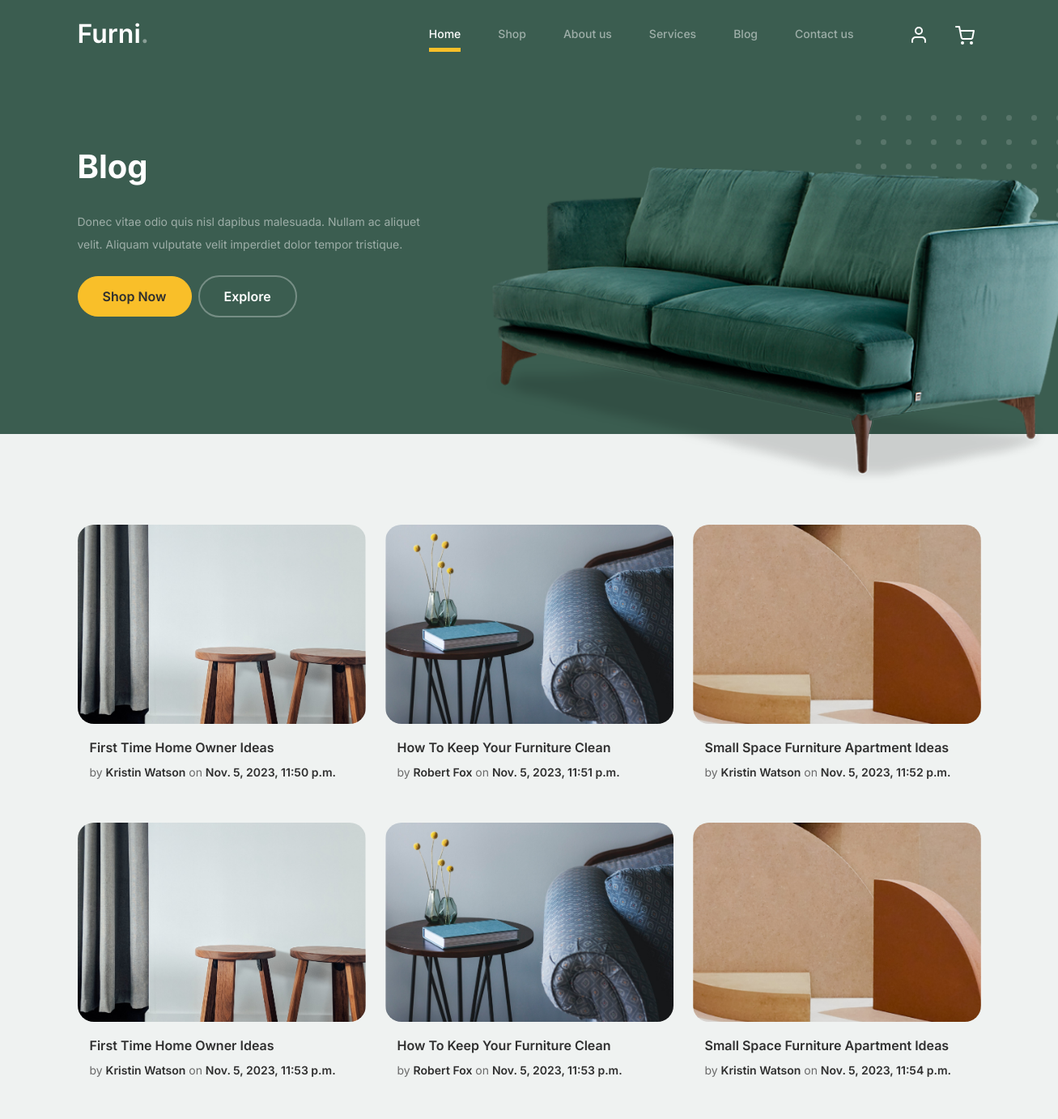
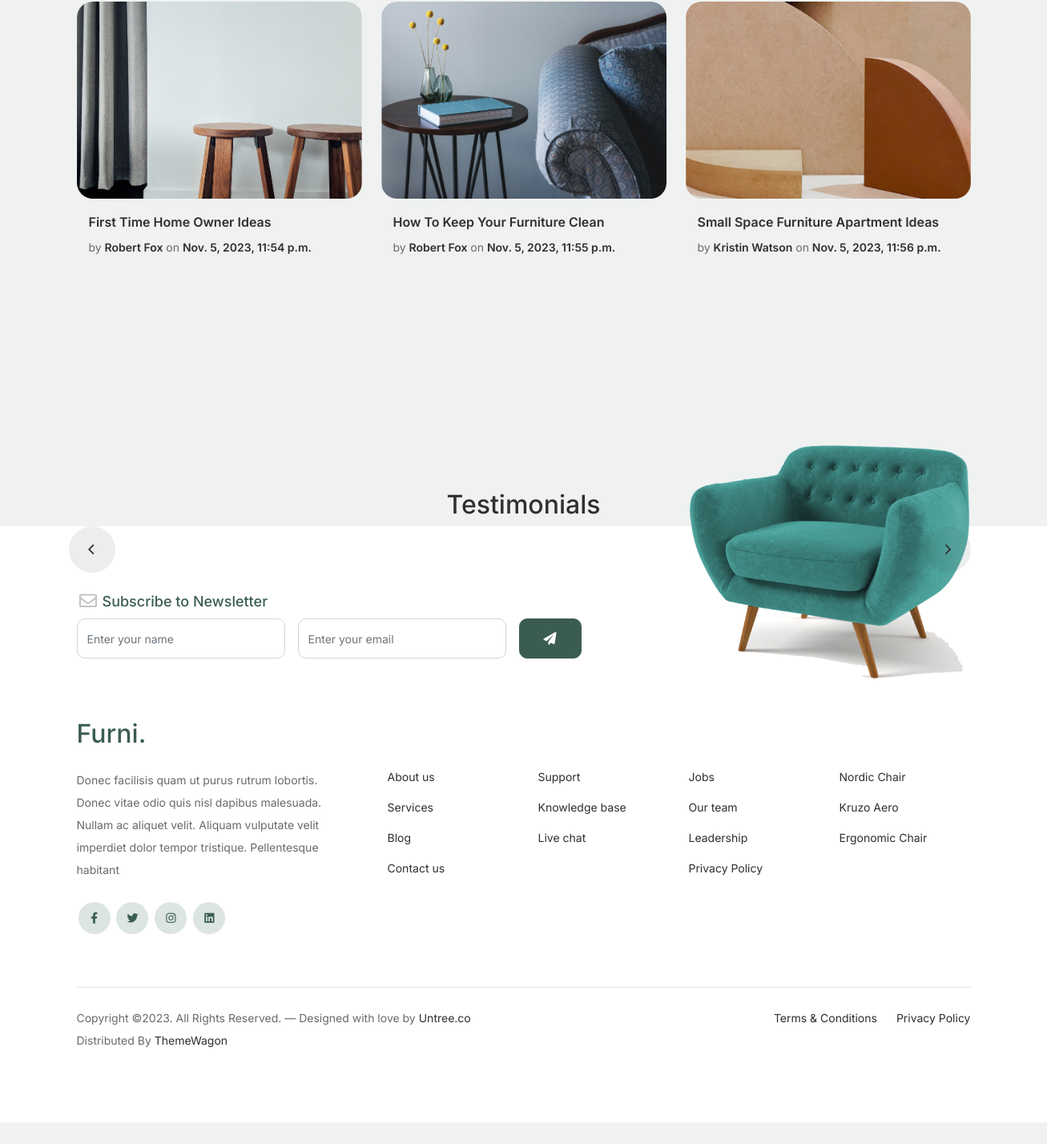
Page /blog on the committed database (2 pictures, top to bottom).
### app/models.py (models this page shows, shortened)
class Blog(models.Model):
    name = models.CharField(max_length=50, blank=False)
    title = models.CharField(max_length=100, blank=False)
    date = models.DateTimeField(auto_now=True)
    image = models.ImageField(upload_to='blogs', default='blogs.png')

### app/views.py (the view)
# urls.py: path('blog', views.blog, name="blog"),
def blog(request):
    blog = Blog.objects.all()
    site = SiteDescription.objects.all()[0]
    return render(request, 'blog.html', {'nav': 'blog', 'blogs':blog, 'site':site})

### app/templates/blog.html (shortened to what this page needs)
{% extends 'master.html' %}
{% load static %}
{% block main %}
			<div class="hero">
				<div class="container">
					<div class="row justify-content-between">
						<div class="col-lg-5">
							<div class="intro-excerpt">
								<h1>Blog</h1>
								<p class="mb-4">Donec vitae odio quis nisl dapibus malesuada. Nullam ac aliquet velit. Aliquam vulputate velit imperdiet dolor tempor tristique.</p>
								<p><a href="" class="btn btn-secondary me-2">Shop Now</a><a href="#" class="btn btn-white-outline">Explore</a></p>
							</div>
						</div>
						<div class="col-lg-7">
							<div class="hero-img-wrap">
								<img src="{% static 'images/couch.png' %}" class="img-fluid">
							</div>
						</div>
					</div>
				</div>
			</div>
		<div class="blog-section">
			<div class="container">
				<div class="row">
                    {% for x in blogs %}
                        <div class="col-12 col-sm-6 col-md-4 mb-5">
                                <div class="post-entry">
                                    <a href="#" class="post-thumbnail"><img src="/media/{{ x.image }}" alt="Image" class="img-fluid"></a>
                                    <div class="post-content-entry">
                                        <h3><a href="#">{{ x.title }}</a></h3>
                                        <div class="meta">
                                            <span>by <a href="#">{{ x.name }}</a></span> <span>on <a href="#">{{ x.date }}</a></span>
                                        </div>
                                    </div>
                                </div>
                            </div>
                    {% endfor %}
                </div>
			</div>
		</div>
{% endblock %}

### app/templates/master.html (shortened to what this page needs)
{% load static %}
<!doctype html>
<html lang="en">
<head>
		<link href="{% static "css/bootstrap.min.css" %}" rel="stylesheet">
        <link href="https://cdnjs.cloudflare.com/ajax/libs/font-awesome/6.0.0-beta3/css/all.min.css"  rel="stylesheet">
		<link href="{% static "css/tiny-slider.css" %}" rel="stylesheet">
		<link href="{% static "css/style.css" %}" rel="stylesheet">
	</head>
<body>
		<nav class="custom-navbar navbar navbar navbar-expand-md navbar-dark bg-dark" arial-label="Furni navigation bar">
			<div class="container">
				<a class="navbar-brand" href="{% url 'app:home' %}">Furni<span>.</span></a>
				<div class="collapse navbar-collapse" id="navbarsFurni">
					<ul class="custom-navbar-nav navbar-nav ms-auto mb-2 mb-md-0">
						<li class="nav-item active">
							<a class="nav-link" href="{% url 'app:home' %}">Home</a>
						</li>
						<li><a class="nav-link" href="{% url 'app:shop' %}">Shop</a></li>
						<li><a class="nav-link" href="{% url 'app:about' %}">About us</a></li>
						<li><a class="nav-link" href="{% url 'app:services' %}">Services</a></li>
						<li><a class="nav-link" href="{% url 'app:blog' %}">Blog</a></li>
						<li><a class="nav-link" href="{% url 'app:contact' %}">Contact us</a></li>
					</ul>
					<ul class="custom-navbar-cta navbar-nav mb-2 mb-md-0 ms-5">
						<li><a class="nav-link" href="#"><img src={% static "images/user.svg" %}></a></li>
						<li><a class="nav-link" href="{% url 'app:cart' %}"><img src={% static "images/cart.svg" %}></a></li>
					</ul>
				</div>
			</div>
		</nav>
{% block main %}
{% endblock %}
        {% if nav != 'shop' and nav != 'contact' %}
                <div class="testimonial-section">
                    <div class="container">
                        <div class="row">
                            <div class="col-lg-7 mx-auto text-center">
                                <h2 class="section-title">Testimonials</h2>
                            </div>
                        </div>
                        <div class="row justify-content-center">
                            <div class="col-lg-12">
                                <div class="testimonial-slider-wrap text-center">
                                    <div id="testimonial-nav">
                                        <span class="prev" data-controls="prev"><span class="fa fa-chevron-left"></span></span>
                                        <span class="next" data-controls="next"><span class="fa fa-chevron-right"></span></span>
                                    </div>
                            </div>
                        </div>
                    </div>
                </div>
        {% endif %}
		<footer class="footer-section">
			<div class="container relative">
				<div class="sofa-img">
					<img src="{% static 'images/sofa.png' %}" alt="Image" class="img-fluid">
				</div>
				<div class="row">
					<div class="col-lg-8">
						<div class="subscription-form">
							<h3 class="d-flex align-items-center"><span class="me-1"><img src="{% static 'images/envelope-outline.svg' %}" alt="Image" class="img-fluid"></span><span>Subscribe to Newsletter</span></h3>
							<form action="#" class="row g-3">
								<div class="col-auto">
									<input type="text" class="form-control" placeholder="Enter your name">
								</div>
								<div class="col-auto">
									<input type="email" class="form-control" placeholder="Enter your email">
								</div>
								<div class="col-auto">
									<button class="btn btn-primary">
										<span class="fa fa-paper-plane"></span>
									</button>
								</div>
							</form>
						</div>
					</div>
				</div>
				<div class="row g-5 mb-5">
					<div class="col-lg-4">
						<div class="mb-4 footer-logo-wrap"><a href="#" class="footer-logo">Furni<span>.</span></a></div>
						<p class="mb-4">Donec facilisis quam ut purus rutrum lobortis. Donec vitae odio quis nisl dapibus malesuada. Nullam ac aliquet velit. Aliquam vulputate velit imperdiet dolor tempor tristique. Pellentesque habitant</p>
						<ul class="list-unstyled custom-social">
							<li><a href="#"><span class="fa fa-brands fa-facebook-f"></span></a></li>
							<li><a href="#"><span class="fa fa-brands fa-twitter"></span></a></li>
							<li><a href="#"><span class="fa fa-brands fa-instagram"></span></a></li>
							<li><a href="#"><span class="fa fa-brands fa-linkedin"></span></a></li>
						</ul>
					</div>
					<div class="col-lg-8">
						<div class="row links-wrap">
							<div class="col-6 col-sm-6 col-md-3">
								<ul class="list-unstyled">
									<li><a href="#">About us</a></li>
									<li><a href="#">Services</a></li>
									<li><a href="#">Blog</a></li>
									<li><a href="#">Contact us</a></li>
								</ul>
							</div>
							<div class="col-6 col-sm-6 col-md-3">
								<ul class="list-unstyled">
									<li><a href="#">Support</a></li>
									<li><a href="#">Knowledge base</a></li>
									<li><a href="#">Live chat</a></li>
								</ul>
							</div>
							<div class="col-6 col-sm-6 col-md-3">
								<ul class="list-unstyled">
									<li><a href="#">Jobs</a></li>
									<li><a href="#">Our team</a></li>
									<li><a href="#">Leadership</a></li>
									<li><a href="#">Privacy Policy</a></li>
								</ul>
							</div>
							<div class="col-6 col-sm-6 col-md-3">
								<ul class="list-unstyled">
									<li><a href="#">Nordic Chair</a></li>
									<li><a href="#">Kruzo Aero</a></li>
									<li><a href="#">Ergonomic Chair</a></li>
								</ul>
							</div>
						</div>
					</div>
				</div>
				<div class="border-top copyright">
					<div class="row pt-4">
						<div class="col-lg-6">
							<p class="mb-2 text-center text-lg-start">Copyright &copy;. All Rights Reserved. &mdash; Designed with love by <a href="https://untree.co">Untree.co</a>  Distributed By <a href="https://themewagon.com">ThemeWagon</a>
            </p>
						</div>
						<div class="col-lg-6 text-center text-lg-end">
							<ul class="list-unstyled d-inline-flex ms-auto">
								<li class="me-4"><a href="#">Terms &amp; Conditions</a></li>
								<li><a href="#">Privacy Policy</a></li>
							</ul>
						</div>
					</div>
				</div>
			</div>
		</footer>
</body>
</html>

### rows in the picture
Blog: image (picture), title "First Time Home Owner Ideas", name "Kristin Watson", date "Nov. 5, 2023, 11:50 p.m."
Blog: image (picture), title "How To Keep Your Furniture Clean", name "Robert Fox", date "Nov. 5, 2023, 11:51 p.m."
Blog: image (picture), title "Small Space Furniture Apartment Ideas", name "Kristin Watson", date "Nov. 5, 2023, 11:52 p.m."
Blog: image (picture), title "First Time Home Owner Ideas", name "Kristin Watson", date "Nov. 5, 2023, 11:53 p.m."
Blog: image (picture), title "How To Keep Your Furniture Clean", name "Robert Fox", date "Nov. 5, 2023, 11:53 p.m."
Blog: image (picture), title "Small Space Furniture Apartment Ideas", name "Kristin Watson", date "Nov. 5, 2023, 11:54 p.m."
Blog: image (picture), title "First Time Home Owner Ideas", name "Robert Fox", date "Nov. 5, 2023, 11:54 p.m."
Blog: image (picture), title "How To Keep Your Furniture Clean", name "Robert Fox", date "Nov. 5, 2023, 11:55 p.m."
Blog: image (picture), title "Small Space Furniture Apartment Ideas", name "Kristin Watson", date "Nov. 5, 2023, 11:56 p.m."
